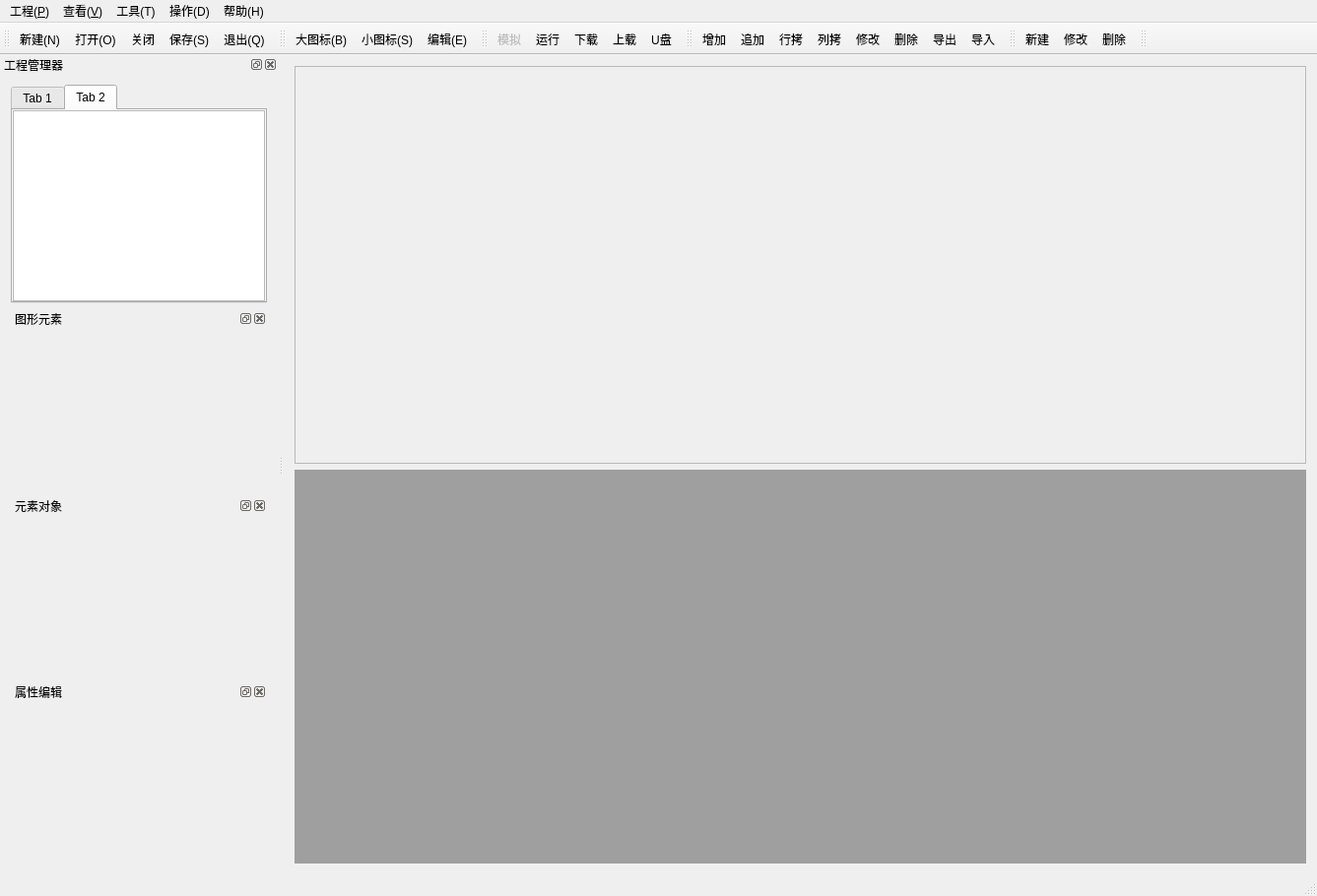
<?xml version="1.0" encoding="UTF-8"?>
<ui version="4.0">
 <class>MainWindow</class>
 <widget class="QMainWindow" name="MainWindow">
  <property name="geometry">
   <rect>
    <x>0</x>
    <y>0</y>
    <width>1337</width>
    <height>910</height>
   </rect>
  </property>
  <property name="windowTitle">
   <string>MainWindow</string>
  </property>
  <property name="windowIcon">
   <iconset resource="images.qrc">
    <normaloff>:/images/appicon.png</normaloff>:/images/appicon.png</iconset>
  </property>
  <widget class="QWidget" name="centralWidget">
   <layout class="QVBoxLayout" name="verticalLayout_7">
    <item>
     <widget class="QScrollArea" name="scrollArea">
      <property name="widgetResizable">
       <bool>true</bool>
      </property>
      <widget class="QWidget" name="scrollAreaWidgetContents">
       <property name="geometry">
        <rect>
         <x>0</x>
         <y>0</y>
         <width>1002</width>
         <height>69</height>
        </rect>
       </property>
      </widget>
     </widget>
    </item>
    <item>
     <widget class="QMdiArea" name="mdiArea">
      <property name="sizePolicy">
       <sizepolicy hsizetype="Expanding" vsizetype="Minimum">
        <horstretch>0</horstretch>
        <verstretch>0</verstretch>
       </sizepolicy>
      </property>
     </widget>
    </item>
   </layout>
  </widget>
  <widget class="QMenuBar" name="menuBar">
   <property name="geometry">
    <rect>
     <x>0</x>
     <y>0</y>
     <width>1337</width>
     <height>23</height>
    </rect>
   </property>
   <widget class="QMenu" name="menuProject">
    <property name="title">
     <string>工程(&amp;P)</string>
    </property>
    <addaction name="actionNewPoject"/>
    <addaction name="actionOpenProject"/>
    <addaction name="actionCloseProject"/>
    <addaction name="actionSaveProject"/>
    <addaction name="separator"/>
    <addaction name="actionRecentProjectList"/>
    <addaction name="separator"/>
    <addaction name="actionExit"/>
   </widget>
   <widget class="QMenu" name="menuView">
    <property name="title">
     <string>查看(&amp;V)</string>
    </property>
    <addaction name="actionToolBar"/>
    <addaction name="actionStatusBar"/>
    <addaction name="actionWorkSpace"/>
    <addaction name="actionDisplayArea_I"/>
    <addaction name="actionBigIcon"/>
    <addaction name="actionSmallIcon"/>
    <addaction name="actionEdit"/>
   </widget>
   <widget class="QMenu" name="menu_T">
    <property name="title">
     <string>工具(T)</string>
    </property>
    <addaction name="actionSimulate"/>
    <addaction name="actionRun"/>
    <addaction name="actionDownload"/>
    <addaction name="actionUpLoad"/>
    <addaction name="actionUDisk"/>
   </widget>
   <widget class="QMenu" name="menu_D">
    <property name="title">
     <string>操作(D)</string>
    </property>
    <addaction name="actionAddTag"/>
    <addaction name="actionAppendTag"/>
    <addaction name="actionRowCopyTag"/>
    <addaction name="actionColumnCopyTag"/>
    <addaction name="actionModifyTag"/>
    <addaction name="actionDeleteTag"/>
    <addaction name="actionExportTag"/>
    <addaction name="actionImportTag"/>
   </widget>
   <widget class="QMenu" name="menu">
    <property name="title">
     <string>帮助(H)</string>
    </property>
    <addaction name="actionHelp"/>
    <addaction name="actionAbout"/>
   </widget>
   <addaction name="menuProject"/>
   <addaction name="menuView"/>
   <addaction name="menu_T"/>
   <addaction name="menu_D"/>
   <addaction name="menu"/>
  </widget>
  <widget class="QToolBar" name="ProjectToolBar">
   <property name="toolButtonStyle">
    <enum>Qt::ToolButtonTextUnderIcon</enum>
   </property>
   <attribute name="toolBarArea">
    <enum>TopToolBarArea</enum>
   </attribute>
   <attribute name="toolBarBreak">
    <bool>false</bool>
   </attribute>
   <addaction name="actionNewPoject"/>
   <addaction name="actionOpenProject"/>
   <addaction name="actionCloseProject"/>
   <addaction name="actionSaveProject"/>
   <addaction name="actionExit"/>
  </widget>
  <widget class="QStatusBar" name="statusBar"/>
  <widget class="QToolBar" name="ViewToolBar">
   <property name="windowTitle">
    <string>toolBar</string>
   </property>
   <property name="toolButtonStyle">
    <enum>Qt::ToolButtonTextUnderIcon</enum>
   </property>
   <attribute name="toolBarArea">
    <enum>TopToolBarArea</enum>
   </attribute>
   <attribute name="toolBarBreak">
    <bool>false</bool>
   </attribute>
   <addaction name="actionBigIcon"/>
   <addaction name="actionSmallIcon"/>
   <addaction name="actionEdit"/>
  </widget>
  <widget class="QDockWidget" name="dockProjectManager">
   <property name="windowTitle">
    <string>工程管理器</string>
   </property>
   <attribute name="dockWidgetArea">
    <number>1</number>
   </attribute>
   <widget class="QWidget" name="dockWidgetContents">
    <layout class="QVBoxLayout" name="verticalLayout_4">
     <item>
      <widget class="QTabWidget" name="tabWidget">
       <property name="currentIndex">
        <number>1</number>
       </property>
       <widget class="QWidget" name="tab">
        <attribute name="title">
         <string>Tab 1</string>
        </attribute>
        <layout class="QVBoxLayout" name="verticalLayout_2">
         <property name="spacing">
          <number>0</number>
         </property>
         <property name="leftMargin">
          <number>0</number>
         </property>
         <property name="topMargin">
          <number>0</number>
         </property>
         <property name="rightMargin">
          <number>0</number>
         </property>
         <property name="bottomMargin">
          <number>0</number>
         </property>
         <item>
          <widget class="QTreeView" name="treeViewProject">
           <property name="font">
            <font>
             <pointsize>10</pointsize>
            </font>
           </property>
          </widget>
         </item>
        </layout>
       </widget>
       <widget class="QWidget" name="tab_2">
        <attribute name="title">
         <string>Tab 2</string>
        </attribute>
        <layout class="QVBoxLayout" name="verticalLayout_3">
         <property name="spacing">
          <number>0</number>
         </property>
         <property name="leftMargin">
          <number>0</number>
         </property>
         <property name="topMargin">
          <number>0</number>
         </property>
         <property name="rightMargin">
          <number>0</number>
         </property>
         <property name="bottomMargin">
          <number>0</number>
         </property>
         <item>
          <widget class="QListWidget" name="listWidgetGraphPages"/>
         </item>
        </layout>
       </widget>
      </widget>
     </item>
     <item>
      <widget class="QDockWidget" name="dockElemets">
       <property name="sizePolicy">
        <sizepolicy hsizetype="Preferred" vsizetype="Expanding">
         <horstretch>0</horstretch>
         <verstretch>0</verstretch>
        </sizepolicy>
       </property>
       <property name="minimumSize">
        <size>
         <width>160</width>
         <height>48</height>
        </size>
       </property>
       <property name="windowTitle">
        <string>图形元素</string>
       </property>
       <widget class="QWidget" name="dockWidgetContents_8">
        <layout class="QVBoxLayout" name="verticalLayout_5">
         <property name="leftMargin">
          <number>0</number>
         </property>
         <property name="topMargin">
          <number>0</number>
         </property>
         <property name="rightMargin">
          <number>0</number>
         </property>
         <property name="bottomMargin">
          <number>0</number>
         </property>
         <item>
          <layout class="QVBoxLayout" name="ElemetsLayout"/>
         </item>
        </layout>
       </widget>
      </widget>
     </item>
     <item>
      <widget class="QDockWidget" name="dockObjectTree">
       <property name="windowTitle">
        <string>元素对象</string>
       </property>
       <widget class="QWidget" name="dockObjectTreeLayout">
        <layout class="QVBoxLayout" name="verticalLayout" stretch="0">
         <property name="spacing">
          <number>1</number>
         </property>
         <property name="leftMargin">
          <number>1</number>
         </property>
         <property name="topMargin">
          <number>1</number>
         </property>
         <property name="rightMargin">
          <number>1</number>
         </property>
         <property name="bottomMargin">
          <number>1</number>
         </property>
         <item>
          <layout class="QVBoxLayout" name="ObjectTreeLayout"/>
         </item>
        </layout>
       </widget>
      </widget>
     </item>
     <item>
      <widget class="QDockWidget" name="dockProperty">
       <property name="sizePolicy">
        <sizepolicy hsizetype="Expanding" vsizetype="Expanding">
         <horstretch>0</horstretch>
         <verstretch>0</verstretch>
        </sizepolicy>
       </property>
       <property name="minimumSize">
        <size>
         <width>98</width>
         <height>44</height>
        </size>
       </property>
       <property name="windowTitle">
        <string>属性编辑</string>
       </property>
       <widget class="QWidget" name="dockPropertyLayout">
        <layout class="QVBoxLayout" name="verticalLayout_6">
         <property name="spacing">
          <number>1</number>
         </property>
         <property name="leftMargin">
          <number>1</number>
         </property>
         <property name="topMargin">
          <number>1</number>
         </property>
         <property name="rightMargin">
          <number>1</number>
         </property>
         <property name="bottomMargin">
          <number>1</number>
         </property>
         <item>
          <layout class="QVBoxLayout" name="PropertyLayout"/>
         </item>
        </layout>
       </widget>
      </widget>
     </item>
    </layout>
   </widget>
  </widget>
  <widget class="QToolBar" name="RunToolBar">
   <property name="windowTitle">
    <string>toolBar</string>
   </property>
   <property name="toolButtonStyle">
    <enum>Qt::ToolButtonTextUnderIcon</enum>
   </property>
   <attribute name="toolBarArea">
    <enum>TopToolBarArea</enum>
   </attribute>
   <attribute name="toolBarBreak">
    <bool>false</bool>
   </attribute>
   <addaction name="actionSimulate"/>
   <addaction name="actionRun"/>
   <addaction name="actionDownload"/>
   <addaction name="actionUpLoad"/>
   <addaction name="actionUDisk"/>
  </widget>
  <widget class="QToolBar" name="TagOperateToolBar">
   <property name="windowTitle">
    <string>toolBar</string>
   </property>
   <property name="toolButtonStyle">
    <enum>Qt::ToolButtonTextUnderIcon</enum>
   </property>
   <attribute name="toolBarArea">
    <enum>TopToolBarArea</enum>
   </attribute>
   <attribute name="toolBarBreak">
    <bool>false</bool>
   </attribute>
   <addaction name="actionAddTag"/>
   <addaction name="actionAppendTag"/>
   <addaction name="actionRowCopyTag"/>
   <addaction name="actionColumnCopyTag"/>
   <addaction name="actionModifyTag"/>
   <addaction name="actionDeleteTag"/>
   <addaction name="actionExportTag"/>
   <addaction name="actionImportTag"/>
  </widget>
  <widget class="QToolBar" name="DeviceOperateToolBar">
   <property name="windowTitle">
    <string>toolBar_2</string>
   </property>
   <property name="toolButtonStyle">
    <enum>Qt::ToolButtonTextUnderIcon</enum>
   </property>
   <attribute name="toolBarArea">
    <enum>TopToolBarArea</enum>
   </attribute>
   <attribute name="toolBarBreak">
    <bool>false</bool>
   </attribute>
   <addaction name="actionDeviceNew"/>
   <addaction name="actionDeviceModify"/>
   <addaction name="actionDeviceDelete"/>
  </widget>
  <widget class="QToolBar" name="toolBar">
   <property name="windowTitle">
    <string>toolBar</string>
   </property>
   <attribute name="toolBarArea">
    <enum>TopToolBarArea</enum>
   </attribute>
   <attribute name="toolBarBreak">
    <bool>false</bool>
   </attribute>
  </widget>
  <action name="actionNewPoject">
   <property name="icon">
    <iconset resource="images.qrc">
     <normaloff>:/images/newproject.png</normaloff>:/images/newproject.png</iconset>
   </property>
   <property name="text">
    <string>新建(&amp;N)</string>
   </property>
   <property name="shortcut">
    <string>Ctrl+N</string>
   </property>
   <property name="iconVisibleInMenu">
    <bool>true</bool>
   </property>
  </action>
  <action name="actionOpenProject">
   <property name="icon">
    <iconset resource="images.qrc">
     <normaloff>:/images/openproject.png</normaloff>:/images/openproject.png</iconset>
   </property>
   <property name="text">
    <string>打开(&amp;O)</string>
   </property>
   <property name="shortcut">
    <string>Ctrl+O</string>
   </property>
  </action>
  <action name="actionCloseProject">
   <property name="icon">
    <iconset resource="images.qrc">
     <normaloff>:/images/projectexit.png</normaloff>:/images/projectexit.png</iconset>
   </property>
   <property name="text">
    <string>关闭</string>
   </property>
  </action>
  <action name="actionSaveProject">
   <property name="icon">
    <iconset resource="images.qrc">
     <normaloff>:/images/saveproject.PNG</normaloff>:/images/saveproject.PNG</iconset>
   </property>
   <property name="text">
    <string>保存(&amp;S)</string>
   </property>
   <property name="shortcut">
    <string>Ctrl+S</string>
   </property>
  </action>
  <action name="actionRecentProjectList">
   <property name="text">
    <string>最近文件列表</string>
   </property>
  </action>
  <action name="actionExit">
   <property name="icon">
    <iconset resource="images.qrc">
     <normaloff>:/images/programexit.PNG</normaloff>:/images/programexit.PNG</iconset>
   </property>
   <property name="text">
    <string>退出(&amp;Q)</string>
   </property>
   <property name="shortcut">
    <string>Ctrl+Q</string>
   </property>
  </action>
  <action name="actionToolBar">
   <property name="checkable">
    <bool>true</bool>
   </property>
   <property name="text">
    <string>工具栏(&amp;T)</string>
   </property>
   <property name="shortcut">
    <string>Ctrl+T</string>
   </property>
  </action>
  <action name="actionStatusBar">
   <property name="checkable">
    <bool>true</bool>
   </property>
   <property name="text">
    <string>状态栏(&amp;U)</string>
   </property>
   <property name="shortcut">
    <string>Ctrl+U</string>
   </property>
  </action>
  <action name="actionWorkSpace">
   <property name="checkable">
    <bool>true</bool>
   </property>
   <property name="checked">
    <bool>true</bool>
   </property>
   <property name="text">
    <string>工作区(&amp;W)</string>
   </property>
   <property name="shortcut">
    <string>Ctrl+W</string>
   </property>
  </action>
  <action name="actionDisplayArea_I">
   <property name="checkable">
    <bool>true</bool>
   </property>
   <property name="text">
    <string>显示区(&amp;I)</string>
   </property>
   <property name="shortcut">
    <string>Ctrl+I</string>
   </property>
  </action>
  <action name="actionBigIcon">
   <property name="checkable">
    <bool>true</bool>
   </property>
   <property name="icon">
    <iconset resource="images.qrc">
     <normaloff>:/images/viewbig.png</normaloff>:/images/viewbig.png</iconset>
   </property>
   <property name="text">
    <string>大图标(&amp;B)</string>
   </property>
   <property name="shortcut">
    <string>Ctrl+B</string>
   </property>
  </action>
  <action name="actionSmallIcon">
   <property name="checkable">
    <bool>true</bool>
   </property>
   <property name="icon">
    <iconset resource="images.qrc">
     <normaloff>:/images/viewlittle.png</normaloff>:/images/viewlittle.png</iconset>
   </property>
   <property name="text">
    <string>小图标(&amp;S)</string>
   </property>
   <property name="shortcut">
    <string>Ctrl+L</string>
   </property>
  </action>
  <action name="actionEdit">
   <property name="checkable">
    <bool>true</bool>
   </property>
   <property name="icon">
    <iconset resource="images.qrc">
     <normaloff>:/images/edit.png</normaloff>:/images/edit.png</iconset>
   </property>
   <property name="text">
    <string>编辑(&amp;E)</string>
   </property>
   <property name="shortcut">
    <string>Ctrl+E</string>
   </property>
  </action>
  <action name="actionSimulate">
   <property name="enabled">
    <bool>false</bool>
   </property>
   <property name="icon">
    <iconset resource="images.qrc">
     <normaloff>:/images/offline.png</normaloff>:/images/offline.png</iconset>
   </property>
   <property name="text">
    <string>模拟</string>
   </property>
   <property name="shortcut">
    <string>F5</string>
   </property>
  </action>
  <action name="actionRun">
   <property name="enabled">
    <bool>true</bool>
   </property>
   <property name="icon">
    <iconset resource="images.qrc">
     <normaloff>:/images/online.png</normaloff>:/images/online.png</iconset>
   </property>
   <property name="text">
    <string>运行</string>
   </property>
   <property name="shortcut">
    <string>F6</string>
   </property>
  </action>
  <action name="actionDownload">
   <property name="icon">
    <iconset resource="images.qrc">
     <normaloff>:/images/download.png</normaloff>:/images/download.png</iconset>
   </property>
   <property name="text">
    <string>下载</string>
   </property>
   <property name="shortcut">
    <string>F9</string>
   </property>
  </action>
  <action name="actionUpLoad">
   <property name="icon">
    <iconset resource="images.qrc">
     <normaloff>:/images/upload.PNG</normaloff>:/images/upload.PNG</iconset>
   </property>
   <property name="text">
    <string>上载</string>
   </property>
   <property name="shortcut">
    <string>F10</string>
   </property>
  </action>
  <action name="actionUDisk">
   <property name="icon">
    <iconset resource="images.qrc">
     <normaloff>:/images/downusb.png</normaloff>:/images/downusb.png</iconset>
   </property>
   <property name="text">
    <string>U盘</string>
   </property>
   <property name="shortcut">
    <string>F11</string>
   </property>
  </action>
  <action name="actionAddTag">
   <property name="icon">
    <iconset resource="images.qrc">
     <normaloff>:/images/data_add.png</normaloff>:/images/data_add.png</iconset>
   </property>
   <property name="text">
    <string>增加</string>
   </property>
   <property name="shortcut">
    <string>Alt+A</string>
   </property>
  </action>
  <action name="actionAppendTag">
   <property name="icon">
    <iconset resource="images.qrc">
     <normaloff>:/images/data_supadd.png</normaloff>:/images/data_supadd.png</iconset>
   </property>
   <property name="text">
    <string>追加</string>
   </property>
   <property name="shortcut">
    <string>Alt+S</string>
   </property>
  </action>
  <action name="actionRowCopyTag">
   <property name="icon">
    <iconset resource="images.qrc">
     <normaloff>:/images/data_rowcopy.png</normaloff>:/images/data_rowcopy.png</iconset>
   </property>
   <property name="text">
    <string>行拷</string>
   </property>
   <property name="shortcut">
    <string>Alt+R</string>
   </property>
  </action>
  <action name="actionColumnCopyTag">
   <property name="icon">
    <iconset resource="images.qrc">
     <normaloff>:/images/data_colcopy.png</normaloff>:/images/data_colcopy.png</iconset>
   </property>
   <property name="text">
    <string>列拷</string>
   </property>
   <property name="shortcut">
    <string>Alt+C</string>
   </property>
  </action>
  <action name="actionModifyTag">
   <property name="icon">
    <iconset resource="images.qrc">
     <normaloff>:/images/icon_modify.png</normaloff>:/images/icon_modify.png</iconset>
   </property>
   <property name="text">
    <string>修改</string>
   </property>
   <property name="shortcut">
    <string>Alt+M</string>
   </property>
  </action>
  <action name="actionDeleteTag">
   <property name="icon">
    <iconset resource="images.qrc">
     <normaloff>:/images/icon_delete.png</normaloff>:/images/icon_delete.png</iconset>
   </property>
   <property name="text">
    <string>删除</string>
   </property>
   <property name="shortcut">
    <string>Alt+D</string>
   </property>
  </action>
  <action name="actionExportTag">
   <property name="icon">
    <iconset resource="images.qrc">
     <normaloff>:/images/data_export.png</normaloff>:/images/data_export.png</iconset>
   </property>
   <property name="text">
    <string>导出</string>
   </property>
   <property name="shortcut">
    <string>Alt+B</string>
   </property>
  </action>
  <action name="actionImportTag">
   <property name="icon">
    <iconset resource="images.qrc">
     <normaloff>:/images/data_inport.png</normaloff>:/images/data_inport.png</iconset>
   </property>
   <property name="text">
    <string>导入</string>
   </property>
   <property name="shortcut">
    <string>Alt+E</string>
   </property>
  </action>
  <action name="actionDeviceNew">
   <property name="icon">
    <iconset resource="images.qrc">
     <normaloff>:/images/icon_new.png</normaloff>:/images/icon_new.png</iconset>
   </property>
   <property name="text">
    <string>新建</string>
   </property>
   <property name="shortcut">
    <string>Alt+N</string>
   </property>
  </action>
  <action name="actionDeviceModify">
   <property name="icon">
    <iconset resource="images.qrc">
     <normaloff>:/images/icon_modify.png</normaloff>:/images/icon_modify.png</iconset>
   </property>
   <property name="text">
    <string>修改</string>
   </property>
   <property name="shortcut">
    <string>Alt+M</string>
   </property>
  </action>
  <action name="actionDeviceDelete">
   <property name="icon">
    <iconset resource="images.qrc">
     <normaloff>:/images/icon_delete.png</normaloff>:/images/icon_delete.png</iconset>
   </property>
   <property name="text">
    <string>删除</string>
   </property>
   <property name="shortcut">
    <string>Alt+T</string>
   </property>
  </action>
  <action name="actionHelp">
   <property name="text">
    <string>帮助</string>
   </property>
   <property name="shortcut">
    <string>F1</string>
   </property>
  </action>
  <action name="actionAbout">
   <property name="text">
    <string>关于</string>
   </property>
   <property name="shortcut">
    <string>F2</string>
   </property>
  </action>
 </widget>
 <layoutdefault spacing="6" margin="11"/>
 <resources>
  <include location="images.qrc"/>
 </resources>
 <connections/>
</ui>
